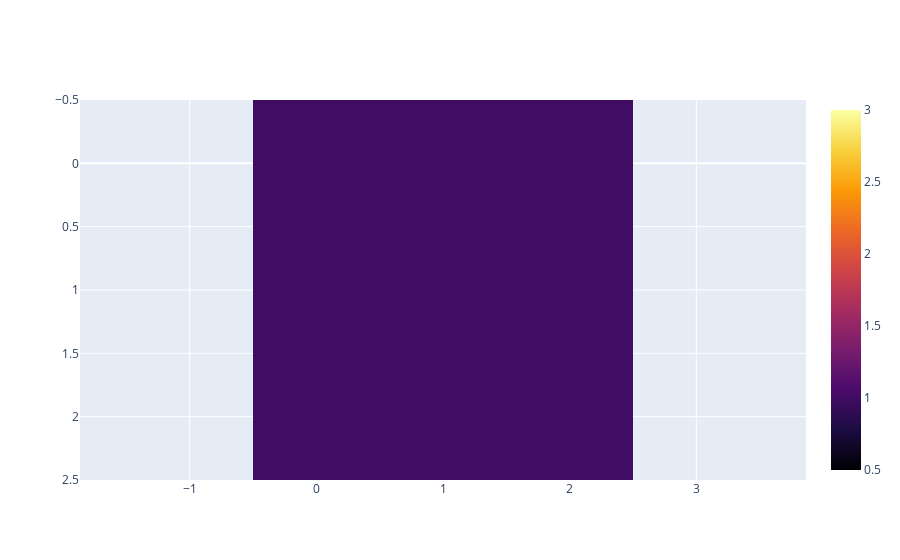

The notebook cell this image was saved under:
### Code cell
import plotly.graph_objects as go
import numpy as np

fig = go.Figure()
fig.update_layout(
    yaxis_autorange="reversed",
    yaxis_sluteanchor="x",

)
fig.add_heatmap(
    z=np.ones((3,3)),
    colorscale="inferno",
    zmin=0.5,
    zmax=3,
    )

fig.update_layout(
    dragmode="drawrect",
)

#fig.update_traces(showscale=True)
fig.show(
    config={
        "modeBarButtonsToAdd": ["drawrect"]
    }
)

### Figure 1 — Plotly figure (JSON) as saved in the notebook; plotly's stock layout.template omitted (floating-point values rounded to 4 significant figures)
{"data": [{"colorscale": [[0, "#000004"], [0.1111, "#1b0c41"], [0.2222, "#4a0c6b"], [0.3333, "#781c6d"], [0.4444, "#a52c60"], [0.5556, "#cf4446"], [0.6667, "#ed6925"], [0.7778, "#fb9b06"], [0.8889, "#f7d13d"], [1, "#fcffa4"]], "type": "heatmap", "z": [[1.0, 1.0, 1.0], [1.0, 1.0, 1.0], [1.0, 1.0, 1.0]], "zmax": 3, "zmin": 0.5}], "layout": {"dragmode": "drawrect", "yaxis": {"autorange": "reversed", "scaleanchor": "x"}}}
